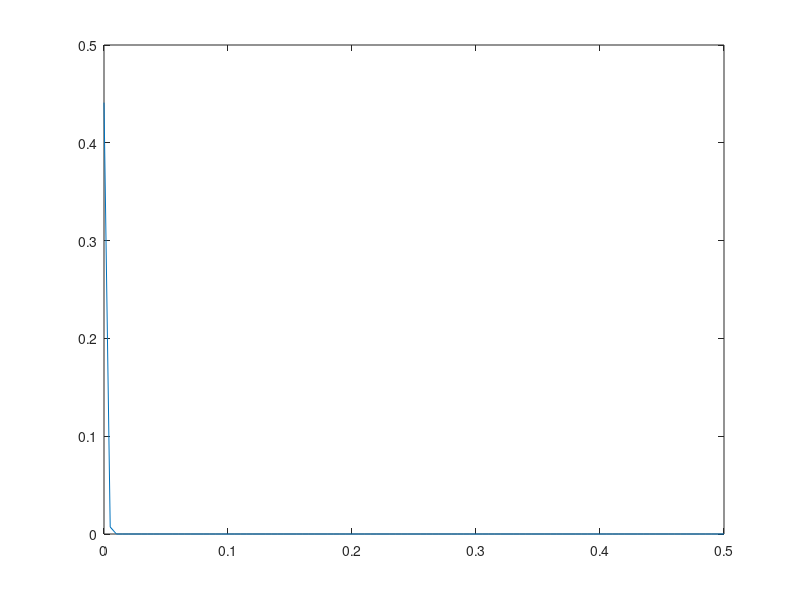

The MATLAB source for this figure: (Note: this script raises an error after producing the figure.)
v = 1e-02;

N=101;
L=0.5;
x = linspace(0,L,N);
dx = x(2)-x(1);
dt = 0.09;

eta = v^2/(dx/dt)^2;


psi0 = zeros(N,1);
psi1 = zeros(N,1);
psi2 = zeros(N,1);


sigma= 0.9;
t=0; q = 3;
tend = 1000*dt;
psi_0 = @(t) (1/sqrt(2*pi*sigma^2))*exp(-((t)^2/(2*sigma^2)));
psi0(1) = psi_0(t);
%psi0(2:N-1) = A * sin(x(2:N-1)*q*pi/L);

psi1(2:N-1) = psi0(2:N-1) + (eta/2) * (psi0(3:N)+psi0(1:N-2)-2*psi0(2:N-1));

t=t+dt;


  while t<tend

    
     psi1(1)=psi_0(t);

     plot (x,psi1);

     axis([0, L, -6*A, 6*A]); %% axis range for sine wave

     psi2(2:N-1) = 2*psi1(2:N-1) - psi0(2:N-1) + (eta)*(psi1(3:N)+psi1(1:N-2)-2*psi1(2:N-1));

     psi0 = psi1;
     psi1 = psi2;


     drawnow;
        
     t = t+dt;

  end




